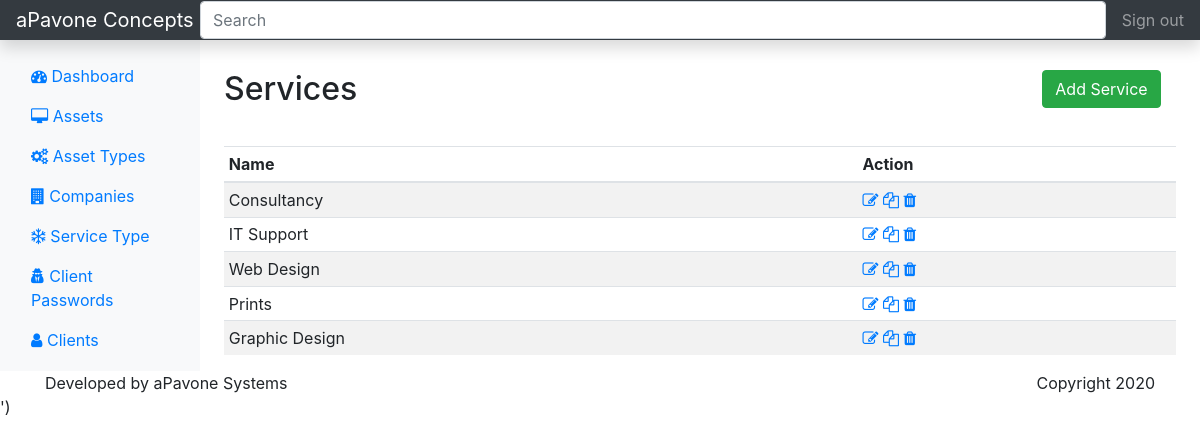
The app's page /service-type with its own data.
### register/models.py (models this page shows, shortened)
class ServiceType(models.Model):
    name = models.CharField(max_length=40, unique=True)

### register/views.py (the view)
# urls.py: path('service-type', views.service_type, name='service_type'),
def service_type(request):
    services = ServiceType.objects.all()
    return render(request, "register/servicetype/index.html", {'services': services})

### register/templates/register/servicetype/index.html
{% extends 'register/pages/layout.html' %}
{% block content %}
<div class="row" style="margin-top: 30px; margin-bottom: 30px;">
    <div class="col-10">
        <h2>Services</h2>
    </div>
    <div class="col-2">
        <a href="{% url 'add_service_type' %}" class="btn btn-success right"> Add Service</a>
    </div>
</div>
          <div class="table-responsive">
            <table class="table table-striped table-sm">
              <thead>
                <tr>
                  <th>Name</th>
                    <th>Action</th>
                </tr>
              </thead>
              <tbody>
              {% for service in services %}
              <tr>
                  <td> {{ service.name }} </td>
                  <td>
                      <a href="{% url 'update_service_type' service.id %}"><i class="fa fa-edit" aria-hidden="true"></i></a>
                      <a href=""><i class="fa fa-copy" aria-hidden="true"></i></a>
                      <a href="{% url 'delete_service_type' service.id %}"><i class="fa fa-trash" aria-hidden="true"></i></a>
                  </td>
                </tr>
                {% endfor %}
              </tbody>
            </table>
          </div>
{% endblock %}

### records on screen
ServiceType: name "Consultancy"
ServiceType: name "IT Support"
ServiceType: name "Web Design"
ServiceType: name "Prints"
ServiceType: name "Graphic Design"
